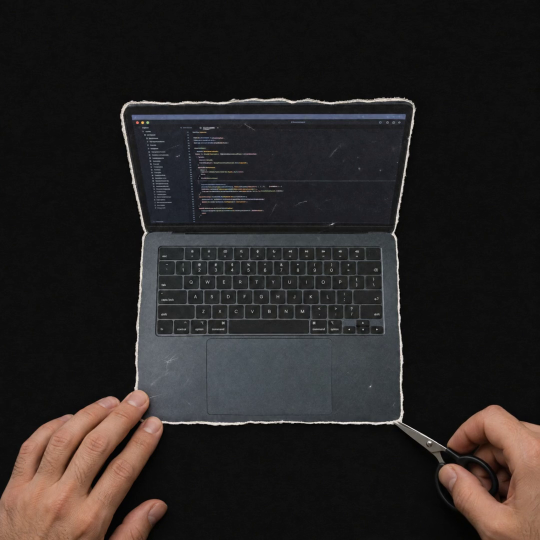
#> input picture frame 12 of site/hero/paper-cut-loader.mp4, 1080 x 1080 px, given in place of source.mp4, which was not available (shown at 1/2 size)
$ python background-check.py
#> lines starting #> are read from the running program, lines starting #| are printed output that depends on the picture
import cv2,json,numpy as np
from pathlib import Path
base=Path(__file__).resolve().parent
c=cv2.VideoCapture(str(base/'source.mp4'))
thresholds=[2,4,8,16,24,32,48,64,96]
rows=[]
while True:
 ok,f=c.read()
#> f is the input picture: shape (1080, 1080, 3); mean B, G, R 35.5, 36.4, 40.1
 if not ok:break
 g=cv2.cvtColor(f,cv2.COLOR_BGR2GRAY);h,w=g.shape
#> after `g = cv2.cvtColor(f, cv2.COLOR_BGR2GRAY)`:
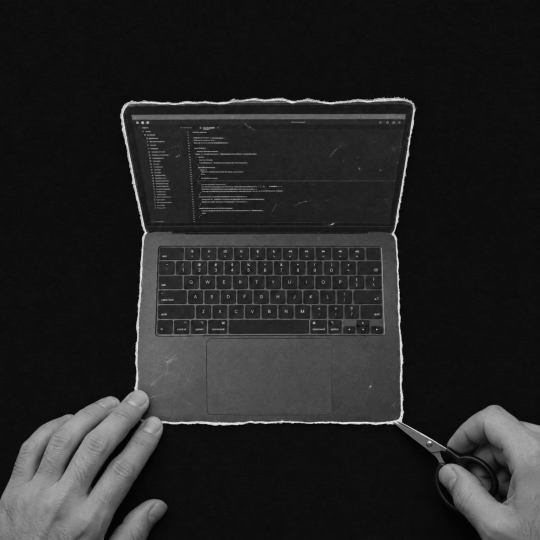
#> g: shape (1080, 1080) (shown at 1/2 size); min 0, max 250, mean 37.4
#> after `h, w = g.shape`: h = 1080; w = 1080
 edge=np.concatenate([g[0],g[-1],g[:,0],g[:,-1]])
#> edge = 4320 values, max 155 at index 4095, min 1 at index 1289, mean 29.76
 corners=np.concatenate([g[:72,:72].ravel(),g[:72,-72:].ravel(),g[-72:,:72].ravel(),g[-72:,-72:].ravel()])
 bounds={}
 for t in thresholds:
  y,x=np.where(g>t)
  bounds[t]=min(int(x.min()),int(y.min()),w-1-int(x.max()),h-1-int(y.max())) if len(x) else None
#> after the loop, bounds = 9 items
 rows.append({'frame':len(rows),'edge_max':int(edge.max()),'edge_p95':float(np.percentile(edge,95)),'corner_max':int(corners.max()),'corner_mean':float(corners.mean()),'clearance_px_by_threshold':bounds})
c.release()
out={'maximum_edge_luma':max(r['edge_max'] for r in rows),'maximum_corner_luma':max(r['corner_max'] for r in rows),'minimum_clearance_by_threshold':{t:min(r['clearance_px_by_threshold'][t] for r in rows) for t in thresholds},'frames':rows}
(base/'background-metrics.json').write_text(json.dumps(out,indent=2));print({k:v for k,v in out.items() if k!='frames'})

$ run again, starting later in the video
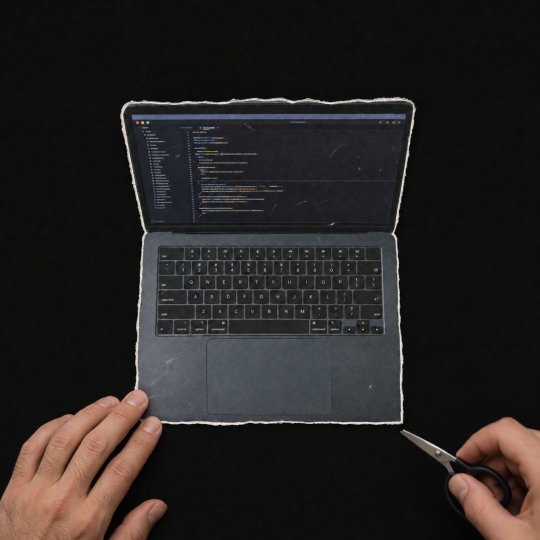
#> input picture frame 54 of site/hero/paper-cut-loader.mp4, 1080 x 1080 px, given in place of source.mp4, which was not available (shown at 1/2 size)
#> f is the input picture: shape (1080, 1080, 3); mean B, G, R 34.8, 35.7, 39.2
#> `g = cv2.cvtColor(f, cv2.COLOR_BGR2GRAY)`:
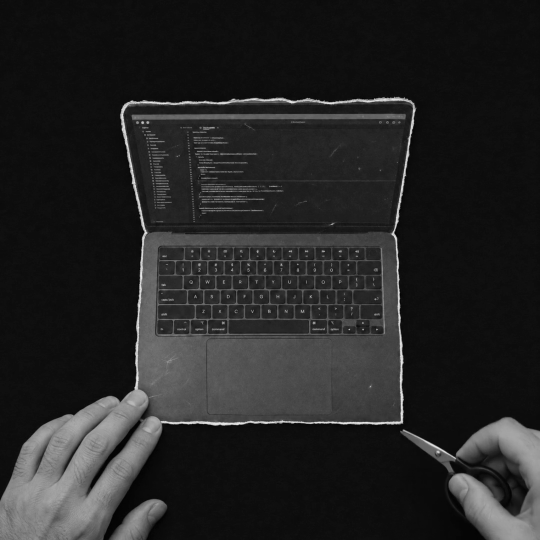
#> g: shape (1080, 1080) (shown at 1/2 size); min 0, max 249, mean 36.6
#> edge = 4320 values, max 161 at index 4167, min 2 at index 1288, mean 30.16
#> after the loop `for t in thresholds:`: bounds = 9 items
